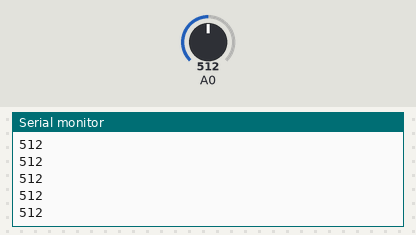
Bench run of a sketch on a simulated Arduino Uno, built with avr-gcc and run on an emulated ATmega328P. On the bench: the last lines printed to the serial monitor. The test bench sets the inputs (shaded band); at power-on: A0 = 512.

Above: at 1.2 s.
1.3 s: A0 set to 716
At 1.31 s:
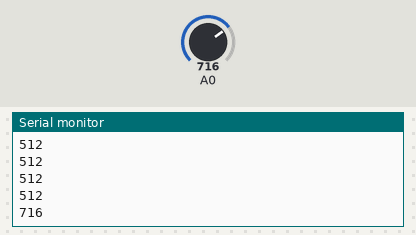
2.8 s: A0 set to 900
At 2.81 s:
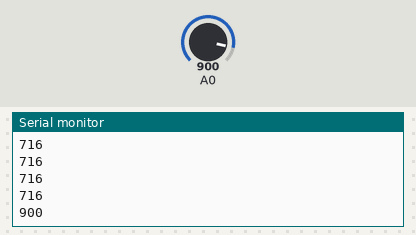
Timing chart, 0 to 5.8 s (numbered marks = the images above; inputs shaded):
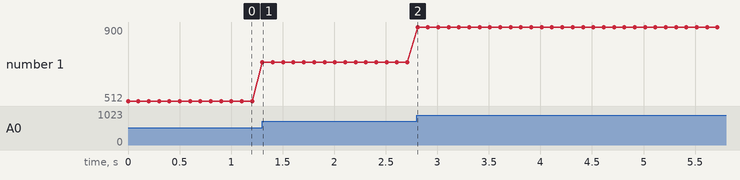

The sketch:

MOSTRAR_VAL_POTEN.ino
```cpp
/*Enviar información del potenciómetro*/

void setup() {
  Serial.begin(9600);
}

void loop() {
  int poten = analogRead(A0);//potenciometro
  //imprimir el valor al mover el potencionmetro
  Serial.println(poten);
  delay(100);

}
```

Measured:
- after the input at 1.3 s, the serial monitor: prints a new line at once (image 1)
- after the input at 2.8 s, the serial monitor: prints a new line at once (image 2)
- plotted number 1: 512 → 716 after the input at 1.3 s, 716 → 900 after the input at 2.8 s
